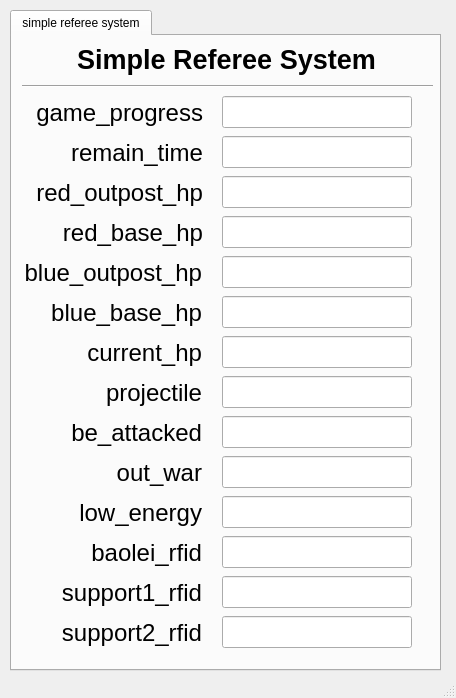
<?xml version="1.0" encoding="UTF-8"?>
<ui version="4.0">
 <class>MainWindow</class>
 <widget class="QMainWindow" name="MainWindow">
  <property name="geometry">
   <rect>
    <x>0</x>
    <y>0</y>
    <width>456</width>
    <height>698</height>
   </rect>
  </property>
  <property name="windowTitle">
   <string>Simple Referee System</string>
  </property>
  <widget class="QWidget" name="centralwidget">
   <widget class="QTabWidget" name="tab_manager">
    <property name="geometry">
     <rect>
      <x>10</x>
      <y>10</y>
      <width>431</width>
      <height>661</height>
     </rect>
    </property>
    <property name="tabShape">
     <enum>QTabWidget::Rounded</enum>
    </property>
    <property name="currentIndex">
     <number>0</number>
    </property>
    <widget class="QWidget" name="tab_shared_info">
     <attribute name="title">
      <string>simple referee system</string>
     </attribute>
     <widget class="QLabel" name="label_81">
      <property name="geometry">
       <rect>
        <x>29</x>
        <y>0</y>
        <width>371</width>
        <height>46</height>
       </rect>
      </property>
      <property name="font">
       <font>
        <pointsize>20</pointsize>
        <weight>75</weight>
        <bold>true</bold>
        <underline>false</underline>
       </font>
      </property>
      <property name="styleSheet">
       <string notr="true"/>
      </property>
      <property name="text">
       <string>Simple Referee System</string>
      </property>
      <property name="alignment">
       <set>Qt::AlignCenter</set>
      </property>
     </widget>
     <widget class="Line" name="line_10">
      <property name="geometry">
       <rect>
        <x>10</x>
        <y>40</y>
        <width>411</width>
        <height>20</height>
       </rect>
      </property>
      <property name="sizeIncrement">
       <size>
        <width>0</width>
        <height>0</height>
       </size>
      </property>
      <property name="baseSize">
       <size>
        <width>0</width>
        <height>0</height>
       </size>
      </property>
      <property name="font">
       <font>
        <pointsize>10</pointsize>
       </font>
      </property>
      <property name="orientation">
       <enum>Qt::Horizontal</enum>
      </property>
     </widget>
     <widget class="QLabel" name="label_109">
      <property name="geometry">
       <rect>
        <x>10</x>
        <y>140</y>
        <width>181</width>
        <height>34</height>
       </rect>
      </property>
      <property name="font">
       <font>
        <pointsize>18</pointsize>
        <weight>50</weight>
        <bold>false</bold>
       </font>
      </property>
      <property name="text">
       <string>red_outpost_hp</string>
      </property>
      <property name="alignment">
       <set>Qt::AlignRight|Qt::AlignTrailing|Qt::AlignVCenter</set>
      </property>
     </widget>
     <widget class="QLabel" name="label_115">
      <property name="geometry">
       <rect>
        <x>30</x>
        <y>100</y>
        <width>161</width>
        <height>34</height>
       </rect>
      </property>
      <property name="font">
       <font>
        <pointsize>18</pointsize>
        <weight>50</weight>
        <bold>false</bold>
       </font>
      </property>
      <property name="text">
       <string>remain_time</string>
      </property>
      <property name="alignment">
       <set>Qt::AlignRight|Qt::AlignTrailing|Qt::AlignVCenter</set>
      </property>
     </widget>
     <widget class="QLabel" name="label_116">
      <property name="geometry">
       <rect>
        <x>30</x>
        <y>180</y>
        <width>161</width>
        <height>34</height>
       </rect>
      </property>
      <property name="font">
       <font>
        <pointsize>18</pointsize>
        <weight>50</weight>
        <bold>false</bold>
       </font>
      </property>
      <property name="text">
       <string>red_base_hp</string>
      </property>
      <property name="alignment">
       <set>Qt::AlignRight|Qt::AlignTrailing|Qt::AlignVCenter</set>
      </property>
     </widget>
     <widget class="QLabel" name="label_117">
      <property name="geometry">
       <rect>
        <x>10</x>
        <y>60</y>
        <width>181</width>
        <height>34</height>
       </rect>
      </property>
      <property name="font">
       <font>
        <pointsize>18</pointsize>
        <weight>50</weight>
        <bold>false</bold>
       </font>
      </property>
      <property name="text">
       <string>game_progress</string>
      </property>
      <property name="alignment">
       <set>Qt::AlignRight|Qt::AlignTrailing|Qt::AlignVCenter</set>
      </property>
     </widget>
     <widget class="QLabel" name="label_118">
      <property name="geometry">
       <rect>
        <x>29</x>
        <y>300</y>
        <width>161</width>
        <height>34</height>
       </rect>
      </property>
      <property name="font">
       <font>
        <pointsize>18</pointsize>
        <weight>50</weight>
        <bold>false</bold>
       </font>
      </property>
      <property name="text">
       <string>current_hp</string>
      </property>
      <property name="alignment">
       <set>Qt::AlignRight|Qt::AlignTrailing|Qt::AlignVCenter</set>
      </property>
     </widget>
     <widget class="QLabel" name="label_119">
      <property name="geometry">
       <rect>
        <x>-1</x>
        <y>220</y>
        <width>191</width>
        <height>34</height>
       </rect>
      </property>
      <property name="font">
       <font>
        <pointsize>18</pointsize>
        <weight>50</weight>
        <bold>false</bold>
       </font>
      </property>
      <property name="text">
       <string>blue_outpost_hp</string>
      </property>
      <property name="alignment">
       <set>Qt::AlignRight|Qt::AlignTrailing|Qt::AlignVCenter</set>
      </property>
     </widget>
     <widget class="QLabel" name="label_120">
      <property name="geometry">
       <rect>
        <x>29</x>
        <y>260</y>
        <width>161</width>
        <height>34</height>
       </rect>
      </property>
      <property name="font">
       <font>
        <pointsize>18</pointsize>
        <weight>50</weight>
        <bold>false</bold>
       </font>
      </property>
      <property name="text">
       <string>blue_base_hp</string>
      </property>
      <property name="alignment">
       <set>Qt::AlignRight|Qt::AlignTrailing|Qt::AlignVCenter</set>
      </property>
     </widget>
     <widget class="QLabel" name="label_121">
      <property name="geometry">
       <rect>
        <x>29</x>
        <y>340</y>
        <width>161</width>
        <height>34</height>
       </rect>
      </property>
      <property name="font">
       <font>
        <pointsize>18</pointsize>
        <weight>50</weight>
        <bold>false</bold>
       </font>
      </property>
      <property name="text">
       <string>projectile</string>
      </property>
      <property name="alignment">
       <set>Qt::AlignRight|Qt::AlignTrailing|Qt::AlignVCenter</set>
      </property>
     </widget>
     <widget class="QLineEdit" name="rcv_game_progress">
      <property name="geometry">
       <rect>
        <x>210</x>
        <y>60</y>
        <width>190</width>
        <height>32</height>
       </rect>
      </property>
     </widget>
     <widget class="QLineEdit" name="rcv_remain_time">
      <property name="geometry">
       <rect>
        <x>210</x>
        <y>100</y>
        <width>190</width>
        <height>32</height>
       </rect>
      </property>
     </widget>
     <widget class="QLineEdit" name="rcv_red_outpost_hp">
      <property name="geometry">
       <rect>
        <x>210</x>
        <y>140</y>
        <width>190</width>
        <height>32</height>
       </rect>
      </property>
     </widget>
     <widget class="QLineEdit" name="rcv_red_base_hp">
      <property name="geometry">
       <rect>
        <x>210</x>
        <y>180</y>
        <width>190</width>
        <height>32</height>
       </rect>
      </property>
     </widget>
     <widget class="QLineEdit" name="rcv_blue_outpost_hp">
      <property name="geometry">
       <rect>
        <x>210</x>
        <y>220</y>
        <width>190</width>
        <height>32</height>
       </rect>
      </property>
     </widget>
     <widget class="QLineEdit" name="rcv_blue_base_hp">
      <property name="geometry">
       <rect>
        <x>210</x>
        <y>260</y>
        <width>190</width>
        <height>32</height>
       </rect>
      </property>
     </widget>
     <widget class="QLineEdit" name="rcv_current_hp">
      <property name="geometry">
       <rect>
        <x>210</x>
        <y>300</y>
        <width>190</width>
        <height>32</height>
       </rect>
      </property>
     </widget>
     <widget class="QLineEdit" name="rcv_projectile">
      <property name="geometry">
       <rect>
        <x>210</x>
        <y>340</y>
        <width>190</width>
        <height>32</height>
       </rect>
      </property>
     </widget>
     <widget class="QLabel" name="label_122">
      <property name="geometry">
       <rect>
        <x>9</x>
        <y>380</y>
        <width>181</width>
        <height>34</height>
       </rect>
      </property>
      <property name="font">
       <font>
        <pointsize>18</pointsize>
        <weight>50</weight>
        <bold>false</bold>
       </font>
      </property>
      <property name="text">
       <string>be_attacked</string>
      </property>
      <property name="alignment">
       <set>Qt::AlignRight|Qt::AlignTrailing|Qt::AlignVCenter</set>
      </property>
     </widget>
     <widget class="QLineEdit" name="rcv_be_attacked">
      <property name="geometry">
       <rect>
        <x>210</x>
        <y>380</y>
        <width>190</width>
        <height>32</height>
       </rect>
      </property>
     </widget>
     <widget class="QLabel" name="label_123">
      <property name="geometry">
       <rect>
        <x>29</x>
        <y>420</y>
        <width>161</width>
        <height>34</height>
       </rect>
      </property>
      <property name="font">
       <font>
        <pointsize>18</pointsize>
        <weight>50</weight>
        <bold>false</bold>
       </font>
      </property>
      <property name="text">
       <string>out_war</string>
      </property>
      <property name="alignment">
       <set>Qt::AlignRight|Qt::AlignTrailing|Qt::AlignVCenter</set>
      </property>
     </widget>
     <widget class="QLineEdit" name="rcv_out_war">
      <property name="geometry">
       <rect>
        <x>210</x>
        <y>420</y>
        <width>190</width>
        <height>32</height>
       </rect>
      </property>
     </widget>
     <widget class="QLabel" name="label_124">
      <property name="geometry">
       <rect>
        <x>29</x>
        <y>460</y>
        <width>161</width>
        <height>34</height>
       </rect>
      </property>
      <property name="font">
       <font>
        <pointsize>18</pointsize>
        <weight>50</weight>
        <bold>false</bold>
       </font>
      </property>
      <property name="text">
       <string>low_energy</string>
      </property>
      <property name="alignment">
       <set>Qt::AlignRight|Qt::AlignTrailing|Qt::AlignVCenter</set>
      </property>
     </widget>
     <widget class="QLineEdit" name="rcv_low_energy">
      <property name="geometry">
       <rect>
        <x>210</x>
        <y>460</y>
        <width>190</width>
        <height>32</height>
       </rect>
      </property>
     </widget>
     <widget class="QLabel" name="label_125">
      <property name="geometry">
       <rect>
        <x>29</x>
        <y>500</y>
        <width>161</width>
        <height>34</height>
       </rect>
      </property>
      <property name="font">
       <font>
        <pointsize>18</pointsize>
        <weight>50</weight>
        <bold>false</bold>
       </font>
      </property>
      <property name="text">
       <string>baolei_rfid</string>
      </property>
      <property name="alignment">
       <set>Qt::AlignRight|Qt::AlignTrailing|Qt::AlignVCenter</set>
      </property>
     </widget>
     <widget class="QLineEdit" name="rcv_baolei_rfid">
      <property name="geometry">
       <rect>
        <x>210</x>
        <y>500</y>
        <width>190</width>
        <height>32</height>
       </rect>
      </property>
     </widget>
     <widget class="QLabel" name="label_126">
      <property name="geometry">
       <rect>
        <x>29</x>
        <y>540</y>
        <width>161</width>
        <height>34</height>
       </rect>
      </property>
      <property name="font">
       <font>
        <pointsize>18</pointsize>
        <weight>50</weight>
        <bold>false</bold>
       </font>
      </property>
      <property name="text">
       <string>support1_rfid</string>
      </property>
      <property name="alignment">
       <set>Qt::AlignRight|Qt::AlignTrailing|Qt::AlignVCenter</set>
      </property>
     </widget>
     <widget class="QLineEdit" name="rcv_support1_rfid">
      <property name="geometry">
       <rect>
        <x>210</x>
        <y>540</y>
        <width>190</width>
        <height>32</height>
       </rect>
      </property>
     </widget>
     <widget class="QLabel" name="label_127">
      <property name="geometry">
       <rect>
        <x>29</x>
        <y>580</y>
        <width>161</width>
        <height>34</height>
       </rect>
      </property>
      <property name="font">
       <font>
        <pointsize>18</pointsize>
        <weight>50</weight>
        <bold>false</bold>
       </font>
      </property>
      <property name="text">
       <string>support2_rfid</string>
      </property>
      <property name="alignment">
       <set>Qt::AlignRight|Qt::AlignTrailing|Qt::AlignVCenter</set>
      </property>
     </widget>
     <widget class="QLineEdit" name="rcv_support2_rfid">
      <property name="geometry">
       <rect>
        <x>210</x>
        <y>580</y>
        <width>190</width>
        <height>32</height>
       </rect>
      </property>
     </widget>
    </widget>
   </widget>
  </widget>
  <widget class="QStatusBar" name="statusbar"/>
 </widget>
 <resources/>
 <connections/>
</ui>
